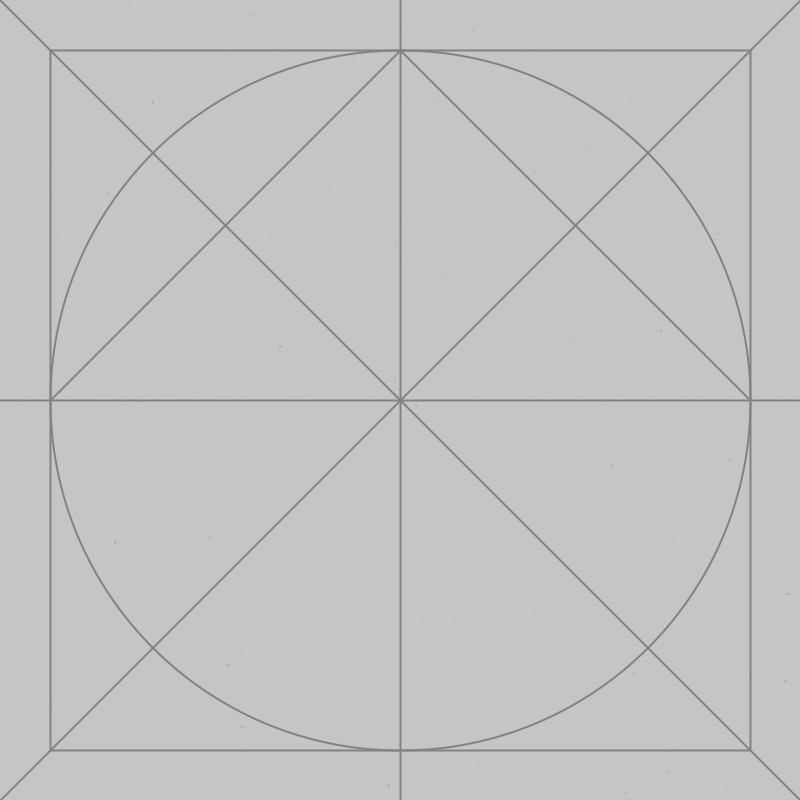
Frame 1 (no input)
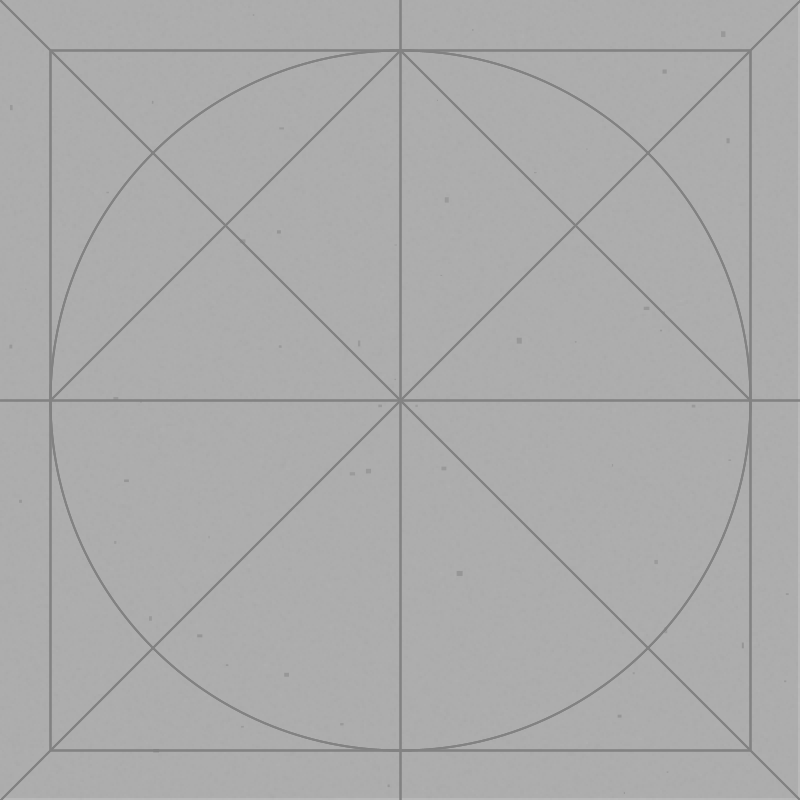
Frame 2 (the mouse pressed at the canvas centre, redrawn once)

The Processing sketch that drew these frames (run headless with seeded random() and noise(); the mouse was pressed at the canvas centre and the sketch redrawn once):

// Processing sketch: Great_Mosque_of_Kairouan
// ── Great_Mosque_of_Kairouan.pde

void setup() {

  size(800, 800);
  smooth(10);
  strokeWeight(4);
  noLoop();
    
}

void draw() {
  paper(15);
  fill(245, 0);
  draw_tile(700);
}

void draw_tile(int tile_size) { 

    stroke(130);
    strokeWeight(2);
  // first draw all construction lines,
  
  // just for fun
  
  // draw grid lines lines

  rectMode(RADIUS); 
  float center = width/2;
  rect(center,center, 350, 350);
  circle(center,center, 700);
  line(center,0,center,height); 
  line(0,center,width,center); 
  
  // draw diagonals
  line(0,0,width,height);
  line(width,0,0,height);
  line(50,center,center,50); 
  line(center,50,tile_size+50,center); 
  
}

void paper(int in_val) {
  noStroke();
  for (int i = 0; i<width-1; i+=2) {
    for (int j = 0; j<height-1; j+=2) {
      fill(random(85-10, 85+10), in_val);
      rect(i, j, 2, 2);
    }
  }

  for (int i = 0; i<30; i++) {
    fill(random(40, 60), random(in_val*2.5, in_val*3));
    rect(random(0, width-2), random(0, height-2), random(1, 3), random(1, 3));
  }
}
